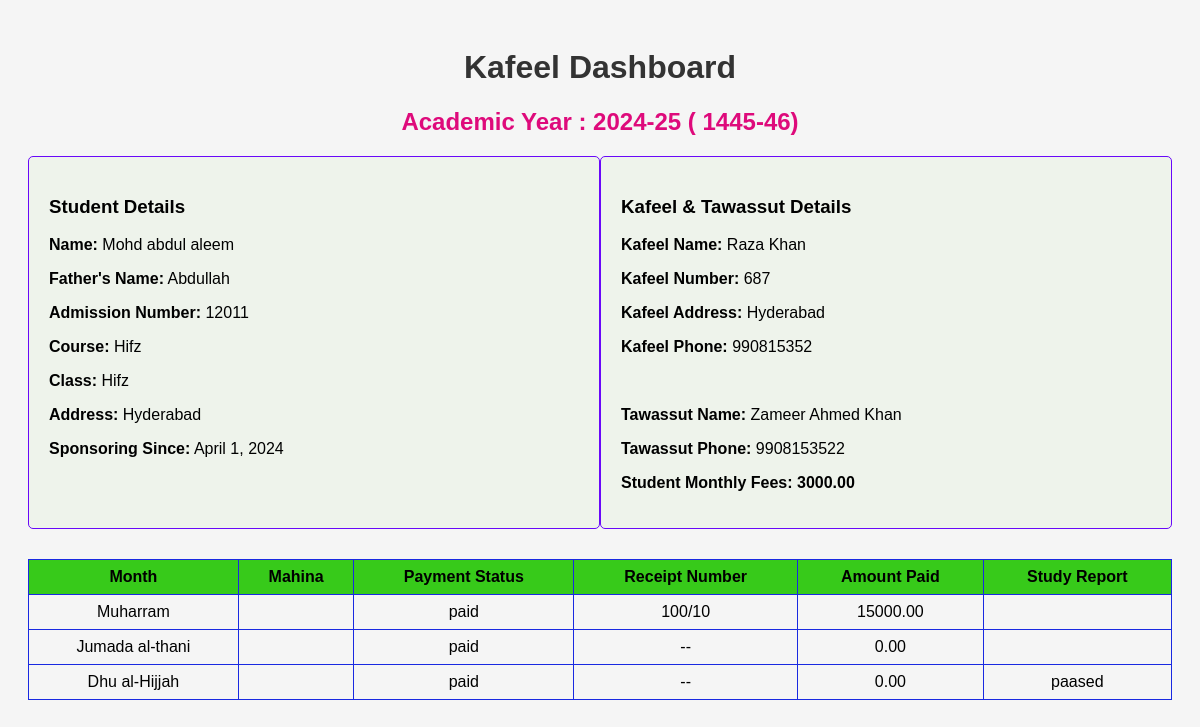
The app's page /complete_details/12011/12011/ with its own data.
### kifalat/models.py (models this page shows, shortened)
class Student(models.Model):
    admission_number = models.CharField(max_length=20, primary_key=True)
    name = models.CharField(max_length=255)
    father_name = models.CharField(max_length=255)
    phone = models.CharField(max_length=10)
    address = models.TextField()
    course = models.ForeignKey(Course, on_delete=models.CASCADE)
    class_field = models.ForeignKey(Class, on_delete=models.CASCADE)
    section = models.ForeignKey(Section, on_delete=models.CASCADE)
    kafeel = models.ForeignKey(Kafeel, on_delete=models.CASCADE)
    sponsoring_since = models.DateField(null=True)
    monthly_fees = models.DecimalField(max_digits=10, decimal_places=2, default=0.0)
    total_fees = models.DecimalField(max_digits=10, decimal_places=2, default=0.0)
    STATUS_CHOICES = [
        ('Active', 'Active'),
        ('Deactive', 'Deactive'),
        ('Dropped Out', 'Dropped Out'),
        ('Course Complete', 'Course Complete'),
    ]
    status = models.CharField(max_length=20, choices=STATUS_CHOICES, default='Active')

class Course(models.Model):
    name = models.CharField(max_length=255)
    def __str__(self):
        return self.name

class Class(models.Model):
    name = models.CharField(max_length=255)
    def __str__(self):
        return self.name

class Kafeel(models.Model):
    number = models.IntegerField(unique=True, primary_key=True)
    name = models.CharField(max_length=255)
    phone = models.CharField(max_length=10)
    address = models.TextField()
    tawassut = models.ForeignKey(Tawassut, on_delete=models.SET_NULL, null=True)
    STATUS_CHOICES = [
        ('Active', 'Active'),
        ('Deactive', 'Deactive'),
    ]
    status = models.CharField(max_length=20, choices=STATUS_CHOICES, default='Active')
    monthly_amount = models.DecimalField(max_digits=10, decimal_places=2, default=0.0)
    def __str__(self):
        return self.name

class Tawassut(models.Model):
    name = models.CharField(max_length=255)
    phone = models.CharField(max_length=10)
    address = models.TextField()

class Record(models.Model):
    month_CHOICES = [
        ('Muharram', 'Muharram'),
        ('Safar', 'Safar'),
        ('Rabi\' al-awwal', 'Rabi\' al-awwal'),
        ('Rabi\' al-thani', 'Rabi\' al-thani'),
        ('Jumada al-awwal', 'Jumada al-awwal'),
        ('Jumada al-thani', 'Jumada al-thani'),
        ('Rajab', 'Rajab'),
        ('Sha\'ban', 'Sha\'ban'),
        ('Ramadan', 'Ramadan'),
        ('Shawwal', 'Shawwal'),
        ('Dhu al-Qi\'dah', 'Dhu al-Qi\'dah'),
        ('Dhu al-Hijjah', 'Dhu al-Hijjah'),
    ]
    student = models.ForeignKey('Student', on_delete=models.CASCADE)
    month = models.CharField(max_length=20, choices=month_CHOICES)
    receipt_number = models.CharField(max_length=255, blank=True, default='--')
    amount_paid = models.DecimalField(max_digits=10, decimal_places=2, null=True, blank=True, default=0)
    study_report = models.TextField(max_length=255, blank=True, default='')
    paid_date = models.DateField(null=True, blank=True)
    payment_status = models.CharField(max_length=10, choices=[
        ('paid', 'Paid'),
        ('unpaid', 'Unpaid'),
    ], default='unpaid', blank=False)

### kifalat/views.py (the view)
# urls.py: path('complete_details/<int:kafeel_id>/<int:admission_number>/', complete_details, name='complete_details'),
def complete_details(request, kafeel_id, admission_number):
    student = get_object_or_404(Student, admission_number=admission_number)
    records = Record.objects.filter(student=student)
    return render(request, 'complete_details.html', {'student': student, 'records': records})

### kifalat/templates/complete_details.html (shortened to what this page needs)
<!DOCTYPE html>
<html lang="en">
<head>
</head>
<body>
    <h1>Kafeel Dashboard  {{ kafeel.number }} </h1>
    <h2>Academic Year  : 2024-25  ( 1445-46)</h2>
    <div class="student-details-section">
        <div class="student-details-card">
            <h3>Student Details</h3>
            <p><strong>Name:</strong> {{ student.name }}</p>
            <p><strong>Father's Name:</strong> {{ student.father_name }}</p>
            <p><strong>Admission Number:</strong> {{ student.admission_number }}</p>
            <p><strong>Course:</strong> {{ student.course }}</p>
            <p><strong>Class:</strong> {{ student.class_field}}</p>
            <p><strong>Address:</strong> {{ student.address }}</p>
            <p><strong>Sponsoring Since:</strong> {{ student.sponsoring_since }}</p>
        </div>
        <div class="student-details-card">
            <h3>Kafeel & Tawassut Details</h3>
            <p><strong>Kafeel Name:</strong> {{ student.kafeel }}</p>
            <p><strong>Kafeel Number:</strong> {{ student.kafeel.number }}</p>
            <p><strong>Kafeel Address:</strong> {{ student.kafeel.address }}</p>
            <p><strong>Kafeel Phone:</strong> {{ student.kafeel.phone }}</p>
            <br>
            <p><strong>Tawassut Name:</strong> {{ student.kafeel.tawassut.name }}</p>
            <p><strong>Tawassut Phone:</strong> {{ student.kafeel.tawassut.phone }}</p>
            <p><strong>Student Monthly Fees:</strong> <strong>{{ student.monthly_fees }}</strong></p>
        </div>
    </div>
<table class="monthly-progress-table">
    <thead>
        <tr>
            <th>Month</th>
            <th>Mahina</th>
            <th>Payment Status</th>
            <th>Receipt Number</th>
            <th>Amount Paid</th>
            <th>Study Report</th>
        </tr>
    </thead>
    <tbody>
        {% for record in  records %}
        <tr>
            <td>{{ record.month }}</td>
            <td>{{ record.mahina }}</td>
            <td>{{ record.payment_status }}</td>
            <td>{{ record.receipt_number }}</td>
            <td>{{ record.amount_paid }}</td>
            <td>{{ record.study_report }}</td>
        </tr>
        {% endfor %}
    </tbody>
</table>

### kifalat/templates/complete_details.html (style rules this page uses)
body { font-family: Arial, sans-serif; padding: 20px; background-color: #f5f5f5; }
h1 { color: #333; text-align: center; }
h2 { color: #de0a7b; text-align: center; }
.student-details-section { margin-top: 20px; display: flex; justify-content: space-between; }
.student-details-card { width: 48%; background-color: #eef3eb; border: 1px solid #6908f9; border-radius: 5px; padding: 20px; margin-bottom: 20px; }
.monthly-progress-table { width: 100%; border-collapse: collapse; margin-top: 10px; }
.monthly-progress-table th, .monthly-progress-table td { padding: 8px; border: 1px solid #1929e1; text-align: center; }
.monthly-progress-table th { background-color: #37ca1a; }

### records on screen
Student: name "Mohd abdul aleem", father_name "Abdullah", admission_number "12011", course "Hifz", class_field "Hifz", address "Hyderabad", sponsoring_since "April 1, 2024", kafeel "Raza Khan", kafeel.number "687", kafeel.address "Hyderabad", kafeel.phone "990815352", kafeel.tawassut.name "Zameer Ahmed Khan", kafeel.tawassut.phone "9908153522", monthly_fees "3000.00"
Record: month "Muharram", payment_status "paid", receipt_number "100/10", amount_paid "15000.00"
Record: month "Jumada al-thani", payment_status "paid", receipt_number "--", amount_paid "0.00"
Record: month "Dhu al-Hijjah", payment_status "paid", receipt_number "--", amount_paid "0.00", study_report "paased"
